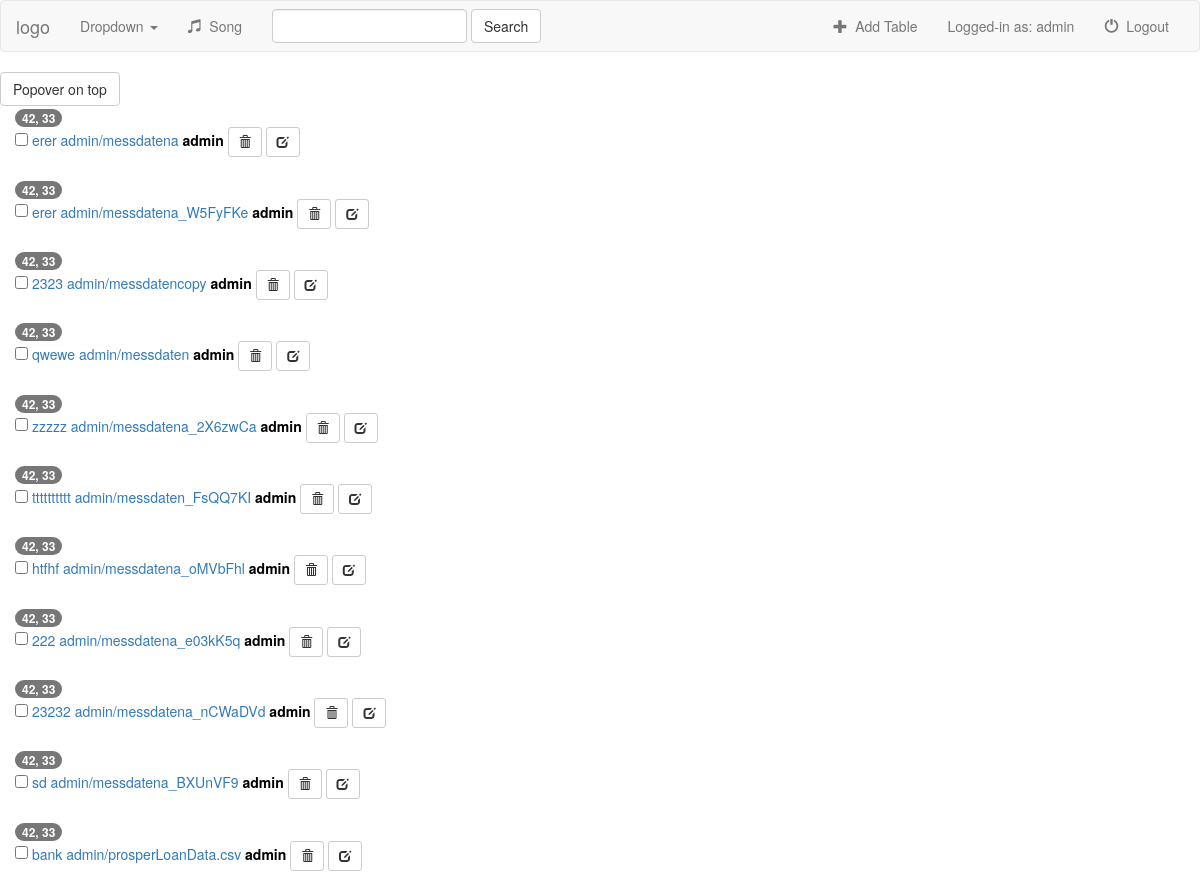
Page /analyse/ (signed in) on the committed database.
### analyse/models.py (models this page shows, shortened)
class Data(models.Model):
    table_name = models.CharField(max_length=250)
    album_logo = models.FileField(upload_to=upload_location)
    uploader = models.ForeignKey(settings.AUTH_USER_MODEL)
    discription = models.CharField(max_length=250)
    created = models.DateTimeField(auto_now_add=True)
    updated = models.DateTimeField(auto_now=True)

### analyse/views.py (the view)
class IndexView(generic.ListView):
    template_name = 'analyse/index.html'
    def get_queryset(self):
        print(self.request.user)
        return Data.objects.all().filter(uploader=self.request.user)

### analyse/templates/analyse/index.html (shortened to what this page needs)
{% extends "analyse/base.html" %}
{% block body %}
<button type="button" class="btn btn-default" data-container="body" data-toggle="popover" data-placement="top" data-content="Vivamus sagittis lacus vel augue laoreet rutrum faucibus.">
  Popover on top
</button>
<div class="col-xs-11">
    {% for tabel in object_list %}
            <span class="badge">42, 33</span>
            <div class="list-group">
            <input type="checkbox" id="Checkbox1">{{ ggg }}
            <a href=" {% url 'analyse:table' tabel.album_logo.name%}">{{ tabel.table_name }} {{ tabel.album_logo.name }}</a>
            <b>{{ tabel.uploader }}</b>
            <form action="{% url 'analyse:data-delete' tabel.id %}" method="post" style="display: inline;">
            <button type="submit" class="btn btn-default btn-sm">
                <span class="glyphicon glyphicon-trash"></span>
            </button>
            </form>
             <form action="{% url 'analyse:data-edit' tabel.album_logo.name %}" method="post" style="display: inline;">
            <button type="submit" class="btn btn-default btn-sm">
                <span class="glyphicon glyphicon-edit"></span>
            </button>
            </form>
            </div>
    {% endfor %}
        </div>
{% endblock %}

### analyse/templates/analyse/base.html (shortened to what this page needs)
<!DOCTYPE html>
<html lang="en">
<head>
    {% load staticfiles %}
    <link rel="stylesheet" href="https://maxcdn.bootstrapcdn.com/bootstrap/3.3.7/css/bootstrap.min.css">
    <link rel="stylesheet" type="text/css" href="{% static 'css/visual.css' %}" />
</head>
<body>
    <nav class="navbar navbar-default">
    <div class="container-fluid">
        <div class="navbar-header">
            <a class="navbar-brand" href="{% url 'account:dashboard' %}">logo</a>
        </div>
        <div class="collapse navbar-collapse" id="topNavBar">
            <ul class="nav navbar-nav">
                <li class="dropdown">
                    <a href="#" class="dropdown-toggle" data-toggle="dropdown" role="button" aria-haspopup="true" aria-expanded="false">Dropdown <span class="caret"></span></a>
                </li>
                <li class="">
                    <a href="#">
                    <span class="glyphicon glyphicon-music" aria-hidden="true"></span>&nbsp; Song
                    </a>
                </li>
            </ul>
            <form class="navbar-form navbar-left" role="search" method="get" action="#">
                <div class="form-group">
                    <input type="text" class="form-control" name="g" value="">
                </div>
                <button type="submit" class="btn btn-default">Search</button>
            </form>
            <ul class="nav navbar-nav navbar-right">
                <li class="">
                    <a href=" {% url 'analyse:add' %} ">
                    <span class="glyphicon glyphicon-plus" aria-hidden="true"></span>&nbsp; Add Table
                    </a>
                </li>
                <li class="navbar-text">
                Logged-in as: {{ request.user.username }}
                </li>
                <li class="">
                    {% if user.is_authenticated %}
                        <a href=" {% url 'account:logout' %} ">
                        <span class="glyphicon glyphicon-off" aria-hidden="true"></span>&nbsp; Logout
                    {% else %}
                        <a href=" {% url 'account:login' %} ">
                        <span class="glyphicon glyphicon-off" aria-hidden="true"></span>&nbsp; Login
                    {% endif %}
                    </a>
                </li>
            </ul>
        </div>
    </div>
</nav>
{% block body %}
{% endblock %}
</body>
</html>

### static/css/visual.css (style rules this page uses)
.col-xs-11 { color: black; }

### rows in the picture
Data: table_name "erer", album_logo.name "admin/messdatena", uploader "admin"
Data: table_name "erer", album_logo.name "admin/messdatena_W5FyFKe", uploader "admin"
Data: table_name "2323", album_logo.name "admin/messdatencopy", uploader "admin"
Data: table_name "qwewe", album_logo.name "admin/messdaten", uploader "admin"
Data: table_name "zzzzz", album_logo.name "admin/messdatena_2X6zwCa", uploader "admin"
Data: table_name "tttttttttt", album_logo.name "admin/messdaten_FsQQ7KI", uploader "admin"
Data: table_name "htfhf", album_logo.name "admin/messdatena_oMVbFhl", uploader "admin"
Data: table_name "222", album_logo.name "admin/messdatena_e03kK5q", uploader "admin"
Data: table_name "23232", album_logo.name "admin/messdatena_nCWaDVd", uploader "admin"
Data: table_name "sd", album_logo.name "admin/messdatena_BXUnVF9", uploader "admin"
Data: table_name "bank", album_logo.name "admin/prosperLoanData.csv", uploader "admin"

### other values in the picture
{{ request.user.username }} "admin"
